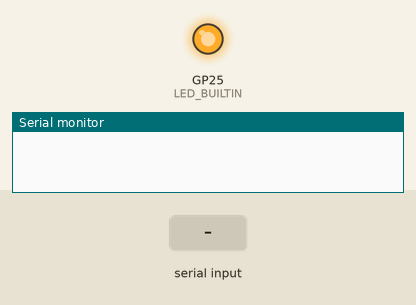
A program run on a simulated Raspberry Pi Pico. Parts: output pins drawn as LEDs (lit = HIGH), the last lines printed to the serial monitor. Dashed ring = blinking. The test bench sets the inputs (shaded band).

Above: at 1.2 s.
1.3 s: "1" received over Serial
4.3 s: "2" received over Serial
At 4.95 s:
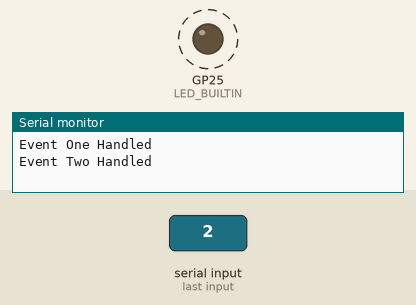
7.3 s: "3" received over Serial
10.3 s: "0" received over Serial
At 11.1 s:
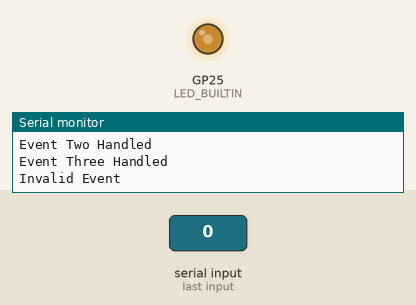
13.3 s: "1" received over Serial
Timing chart, 0 to 17.3 s (numbered marks = the images above; inputs shaded):
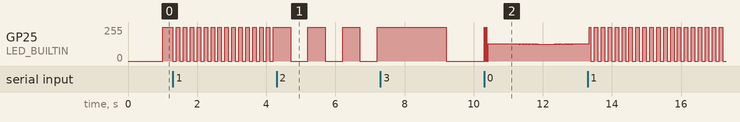

The program:

main.cpp
```cpp
#include <Arduino.h>

#define EVENT_COUNT 3
#define INVALID_EVENT -1

enum EventID
{
  EVENT_ONE,
  EVENT_TWO,
  EVENT_THREE
};

uint32_t interval = 1000;
uint32_t lastTime = 0;
typedef void (*EventHandler)(void);


void handleEventOne()
{
  Serial.println("Event One Handled");
  interval = 100;
}

void handleEventTwo()
{
  Serial.println("Event Two Handled");
  interval = 500;
}

void handleEventThree()
{
  Serial.println("Event Three Handled");
  interval = 2000;
}

void handleInvalidEvent()
{
  Serial.println("Invalid Event");
  interval = 10;
}

// 이벤트 처리
void processEvent(int eventID, EventHandler handlers[])
{
  if(eventID >= 0 && eventID < EVENT_COUNT && handlers[eventID])
  {
    handlers[eventID]();
  }
  else
  {
    handleInvalidEvent(); // 추가
  }
}


EventHandler handlers[EVENT_COUNT] = {handleEventOne, handleEventTwo, handleEventThree};
int myEvents[] = {EVENT_ONE, EVENT_TWO, EVENT_THREE, INVALID_EVENT};
int eventSize = sizeof(myEvents)/ sizeof(myEvents[0]);

void setup() {
  Serial.begin(115200);
  pinMode(LED_BUILTIN, OUTPUT);


}

void loop() {

  uint32_t currentTime = millis();

  // 이부분의 동작에 따라 바뀜
  if(Serial.available())
  {
    uint8_t ch = Serial.read();
    if(ch != 0)
    {
      switch (ch)
      {
      case '1':
        processEvent(myEvents[0], handlers);
        // handlers[0]();
        break;
      case '2':
        processEvent(myEvents[1], handlers);
        // handlers[1]();
        break;
      case '3':
        processEvent(myEvents[2], handlers);
        // handlers[2]();
        break;
      default:
        processEvent(myEvents[3], handlers);
        break;
      }

    }
  }

  if(currentTime - lastTime >= interval)
  {
    lastTime = currentTime;
    digitalWrite(LED_BUILTIN, !digitalRead(LED_BUILTIN));

  }

}
```

Measured:
- after the input at 4.3 s, GP25 (LED_BUILTIN): alternates 255/255 for 0.50 s and 0/255 for 0.50 s, starting after 0.41 s
- by itself, GP25 (LED_BUILTIN): alternates 255/255 for 0.10 s and 0/255 for 0.10 s
